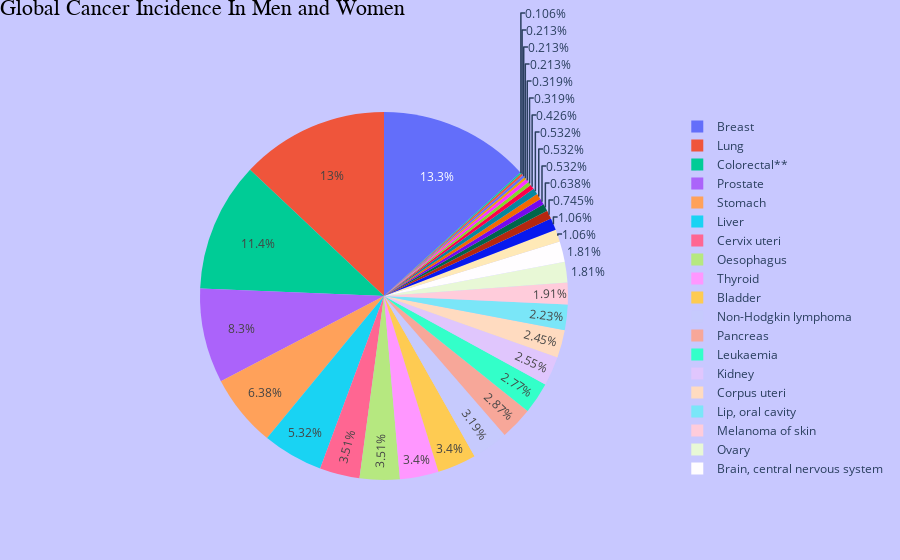

Notebook source saved alongside this figure:
### Markdown cell above
From viewing the tables within the CSV file the user can see the highest ranked cancer type, however to get a more visual representation of the leading cancer types in 2020 a pie chart was created using the plotly.express package. From the pie chart below it is clear from the dataset that Breast and Lung cancer are the leading cancer types and visually the user can see that collectively they make up about a quarter of all cancers in the dataset. The pie chart can allow the user to come to that conclusion faster than what was seen with the tabular format.

### Code cell
#Evaluate % of all Cancers in Both Genders (References - 2.1, 2.3, 4.2) 

img = px.pie(names=all_cancer['Cancer'],values=all_cancer['% of all cancers']) 
img.update_layout(
                 paper_bgcolor='rgb(200, 200, 255)',
                 plot_bgcolor='rgb(248, 248, 255)',
                 title={'font':{
                             'family':'monospace',
                             'size':22,
                             'color': 'black'
                         },'text':'Global Cancer Incidence In Men and Women',
                        'x':0,'y':1})
img.show()

### Figure 1 — Plotly figure (JSON) as saved in the notebook; plotly's stock layout.template omitted (floating-point values rounded to 4 significant figures)
{"data": [{"domain": {"x": [0, 1], "y": [0, 1]}, "hovertemplate": "label=%{label}<br>value=%{value}<extra></extra>", "labels": ["Breast", "Lung", "Colorectal**", "Prostate", "Stomach", "Liver", "Cervix uteri", "Oesophagus", "Thyroid", "Bladder", "Non-Hodgkin lymphoma", "Pancreas", "Leukaemia", "Kidney", "Corpus uteri", "Lip, oral cavity", "Melanoma of skin", "Ovary", "Brain, central nervous system", "Larynx", "Multiple myeloma", "Nasopharynx", "Gallbladder", "Oropharynx", "Hypopharynx", "Hodgkin lymphoma", "Testis", "Salivary glands", "Vulva", "Penis", "Kaposi sarcoma", "Mesothelioma", "Vagina"], "legendgroup": "", "name": "", "showlegend": true, "type": "pie", "values": [12.5, 12.2, 10.7, 7.8, 6, 5, 3.3, 3.3, 3.2, 3.2, 3, 2.7, 2.6, 2.4, 2.3, 2.1, 1.8, 1.7, 1.7, 1, 1, 0.7, 0.6, 0.5, 0.5, 0.5, 0.4, 0.3, 0.3, 0.2, 0.2, 0.2, 0.1]}], "layout": {"legend": {"tracegroupgap": 0}, "margin": {"t": 60}, "paper_bgcolor": "rgb(200, 200, 255)", "plot_bgcolor": "rgb(248, 248, 255)", "title": {"font": {"color": "black", "family": "monospace", "size": 22}, "text": "Global Cancer Incidence In Men and Women", "x": 0, "y": 1}}}
